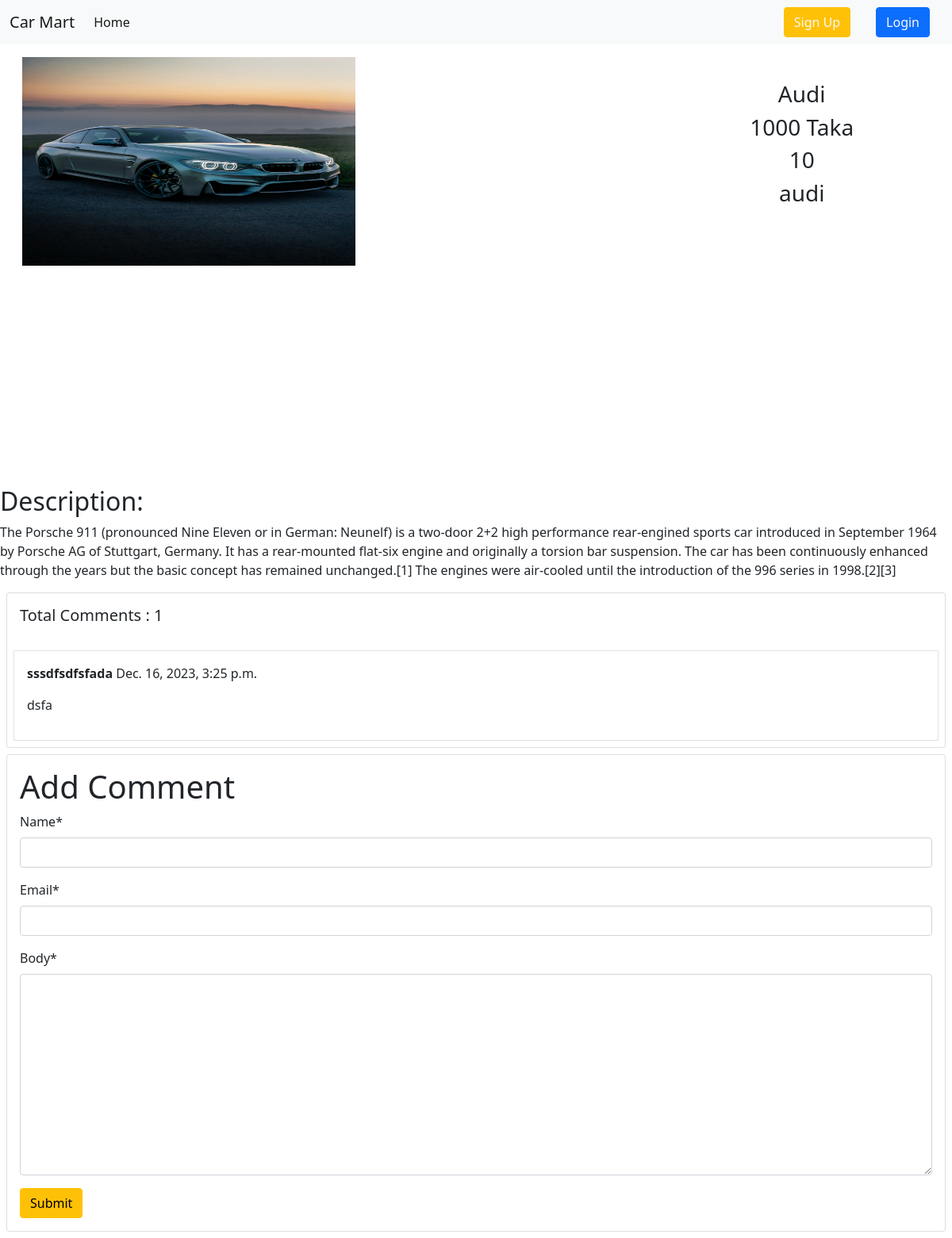
The page /carModel/details/8/ on the database its author committed.
### carModel/models.py (models this page shows, shortened)
class CarModel(models.Model):
    name = models.CharField(max_length=50)
    price = models.DecimalField(max_digits=10, decimal_places=0)
    quntity = models.IntegerField()
    description = models.TextField()
    barnd_name = models.ForeignKey(CarBrand,on_delete=models.CASCADE)
    image = models.ImageField(upload_to='carModel/media/uploads', height_field=None, width_field=None, max_length=None,default='')

class Comment(models.Model):
    post = models.ForeignKey(CarModel, on_delete=models.CASCADE, related_name='comments')
    name = models.CharField(max_length=30)
    email = models.EmailField()
    body = models.TextField()
    created_on = models.DateTimeField(auto_now_add=True)

### carBrand/models.py (models this page shows, shortened)
class CarBrand(models.Model):
    name = models.CharField(max_length=50)
    slug = models.SlugField(max_length = 100, unique = True, null = True, blank = True)

### carModel/views.py (the view, shortened to what this page needs)
# urls.py: path('details/<int:id>/',views.ViewDetails.as_view(),name='Views_Details'),
class ViewDetails(DetailView):
    model = models.CarModel
    pk_url_kwarg = 'id'
    template_name = 'view_details.html'
    def get_context_data(self, **kwargs):
        context = super().get_context_data(**kwargs)
        post = self.object
        comments = post.comments.all()
        comment_form = forms.cmtf()
        context['comments'] = comments
        context['comment_form'] = comment_form
        return context

### carModel/forms.py
class cmtf(forms.ModelForm):
    class Meta:
        model = Comment
        fields = ['name', 'email', 'body']

### carModel/templates/view_details.html (shortened to what this page needs)
{% extends 'base.html' %}
{% load crispy_forms_tags %}
{% block content %}
<div class="row m-3 position-relative">
    <div class="col-6 ">
        <img src="{{object.image.url}}" alt="" class="w-75 h-50">
    </div>
    <div class="col-4 d-flex flex-column justify-content-center algin-items-center text-center lh-base position-absolute" style="left: 800px; top:30px">
        <h3 class="">{{object.name}}</h3>
        <h3 class="">{{object.price}} Taka </h3>
        <h3 class="">{{object.quntity}}</h3>
        <h3 class="">{{object.barnd_name.name}}</h3>
    </div>
</div>
<div class="">
    <h2>Description: </h2>
    <p>{{object.description}}</p>
</div>
<div class="card m-2">
    <h5 class="p-3">Total Comments : {{comments | length}}</h5>
    {% for comment in comments %}
  <div class="card-body border m-2">
        <p><b>{{comment.name}}</b> {{comment.created_on}}</p>
        <p>{{comment.body}}</p>
    </div>
    {% endfor %}
</div>
<div class="card m-2">
    <div class="card-body">
        <form method="post">
            <h1>Add Comment</h1>
            {{comment_form | crispy}}
            <button class="btn btn-warning">Submit</button>
        </form>
    </div>
</div>
{% endblock content %}

### rows shown on the page
CarModel: image (picture), name "Audi", price "1000", quntity "10", barnd_name.name "audi", description "The Porsche 911 (pronounced Nine Eleven or in German: Neunelf) is a two-door 2+2 high performance rear-engined sports car introduced in September 1964 by Porsche AG of Stuttgart, Germany. It has a rear-mounted flat-six engine and originally a torsion bar suspension. The car has been continuously enhanced through the years but the basic concept has remained unchanged.[1] The engines were air-cooled until the introduction of the 996 series in 1998.[2][3]"
Comment: name "sssdfsdfsfada", created_on "Dec. 16, 2023, 3:25 p.m.", body "dsfa"

### other values the page prints
{{ comments | length }} "1"
